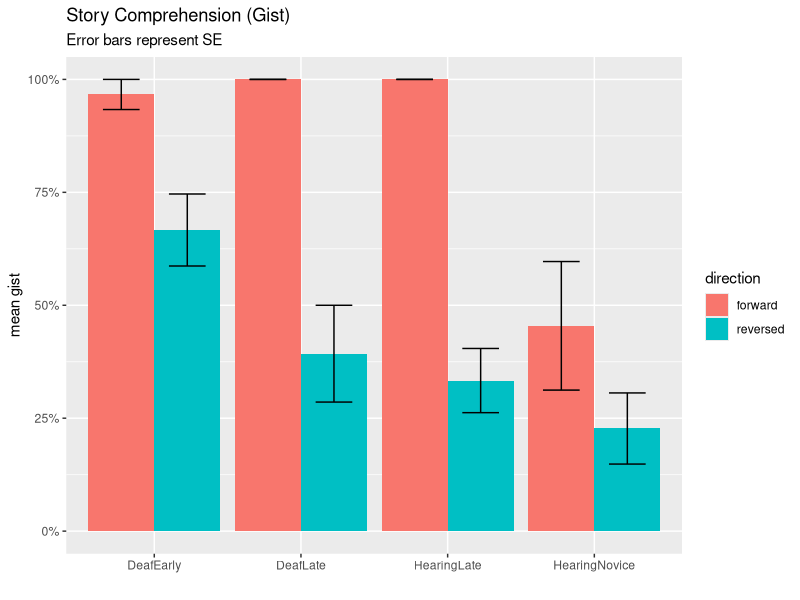
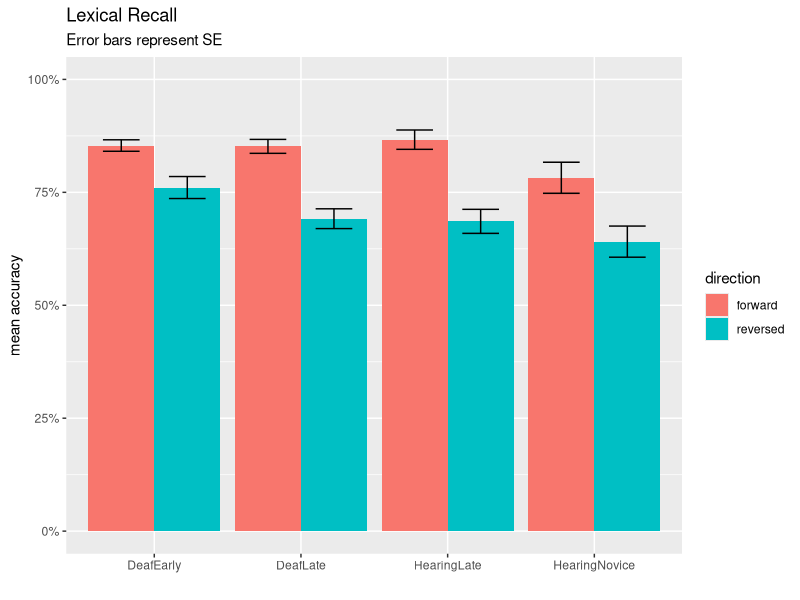

Source code (R) for these figures, in order: (Note: this script raises an error after producing the figures.)
## ---- chunk 1
# Libraries
library(tidyverse)
library(stringr)
library(lme4)
library(lmerTest)
library(scales)

# Load lex and eye data
cleanlexdata <- read_csv("cleandata.csv") %>%
  select(-(forehead:total))

cleaneyedata <- read_csv("cleanpercentdata.csv") %>%
  spread(aoi,percent) %>%
  add_column(eye_exclude = FALSE)

# What rows were removed from the eye data back in 03eyegaze? Let's add back in
# With a new column - eye_exclude
removed <- anti_join(cleanlexdata, cleaneyedata) %>%
  add_column(eye_exclude = TRUE)
eyelexdata <- bind_rows(cleaneyedata, removed)

# Load gist data
gist <- read_csv('gist_indiv.csv', col_types = cols(
  participant = col_character(),
  gist.fw1 = col_integer(),
  gist.rv2 = col_integer(),
  gist.fw3 = col_integer(),
  gist.rv4 = col_integer()
)) %>%
  gather(video, gist, gist.fw1:gist.rv4) %>%
  mutate(video = str_sub(video,6,8))

# Presto, our full reunified dataset - 'fulldata'
fulldata <- left_join(eyelexdata, gist)
## ---- chunk 2
# Change Josh's AoASL to 6
fulldata <- fulldata %>%
  mutate(aoasl = as.double(aoasl)) %>%
  mutate(aoasl = case_when(
    participant == "Josh" ~ 6,
    TRUE ~ aoasl
  ))

# Reclassify Groups
fulldata <- fulldata %>%
  mutate(maingroup = case_when(
    hearing == "Deaf" & aoasl < 4 ~ "DeafEarly",
    hearing == "Deaf" & aoasl >= 4 ~ "DeafLate",
    maingroup == "HearingLateASL" ~ "HearingLate",
    maingroup == "HearingNoviceASL" ~ "HearingNovice"
  ))

# Create Participant Demographics Table
participant_info <- fulldata %>%
  select(-(acc:gist)) %>%
  select(-(video:direction)) %>%
  distinct() %>% 
  group_by(maingroup) %>%
  summarise(n = n(),
            age_mean = mean(age),
            age_sd = sd(age),
            aoasl_mean = mean(aoasl),
            aoasl_sd = sd(aoasl),
            signyrs_mean = mean(signyrs),
            signyrs_sd = sd(signyrs),
            selfrate_mean = mean(selfrate),
            selfrate_sd = sd(selfrate)) %>%
  ungroup() %>%
  mutate_if(is.double, funs(round(., 2))) %>%
  mutate(age = paste(age_mean, "±", age_sd, sep = " "),
         aoasl = paste(aoasl_mean, "±", aoasl_sd, sep = " "),
         signyrs = paste(signyrs_mean, "±", signyrs_sd, sep = " "),
         selfrate = paste(selfrate_mean, "±", selfrate_sd, sep = " ")) %>%
  select(-(age_mean:selfrate_sd)) %>%
  print()
## ---- chunk 3
lexgist_info <- fulldata %>%
  group_by(maingroup, direction) %>%
  summarise(lex_mean = mean(acc, na.rm = TRUE),
            lex_sd = sd(acc, na.rm = TRUE),
            gist_mean = mean(gist),
            gist_sd = sd(gist)) %>%
  ungroup() %>%
  mutate_if(is.double, funs(round(., 2))) %>% 
  mutate(lex = paste(lex_mean, "±", lex_sd, sep = " "),
         gist = paste(gist_mean, "±", gist_sd, sep = " ")) %>%
  select(-(lex_mean:gist_sd)) %>%
  gather(metric, value, lex:gist) %>%
  unite("metric", c(metric, direction), sep = "_") %>%
  spread(metric, value) %>%
  print()
## ---- chunk 4
# Gist bar chart
gist_bar <- fulldata %>% select(participant, maingroup, direction, gist) %>%
  group_by(maingroup, participant, direction) %>%
  summarise(gist = mean(gist)) %>%
  group_by(maingroup, direction) %>%
  summarise(mean = mean(gist),
            sd = sd(gist),
            count = n(),
            se = sd/sqrt(count))

ggplot(gist_bar, aes(x = maingroup, y = mean, fill = direction)) +
  geom_bar(stat = "identity", position = position_dodge()) + 
  geom_errorbar(aes(ymin = mean-se, ymax = mean+se), position = position_dodge(0.9), width = 0.5) +
  labs(title = "Story Comprehension (Gist)", subtitle = "Error bars represent SE", x = "", y = "mean gist") +
  scale_y_continuous(labels = percent)

# Gist bar chart
lex_bar <- fulldata %>% select(participant, maingroup, direction, acc) %>%
  group_by(maingroup, participant, direction) %>%
  summarise(acc = mean(acc, na.rm = TRUE)) %>%
  group_by(maingroup, direction) %>%
  summarise(mean = mean(acc, na.rm = TRUE),
            sd = sd(acc, na.rm = TRUE),
            count = n(),
            se = sd/sqrt(count))

ggplot(lex_bar, aes(x = maingroup, y = mean, fill = direction)) +
  geom_bar(stat = "identity", position = position_dodge()) + 
  geom_errorbar(aes(ymin = mean-se, ymax = mean+se), position = position_dodge(0.9), width = 0.5) +
  labs(title = "Lexical Recall", subtitle = "Error bars represent SE", x = "", y = "mean accuracy") +
  scale_y_continuous(labels = percent, limits = c(0,1))
## ---- chunk 5
# Gist ANOVA. We have to make participant-level means first. 
gist_aov <- fulldata %>%
  group_by(maingroup, participant, direction) %>%
  summarise(gist = mean(gist, na.rm = TRUE)) %>%
#  filter(direction != "reversed") %>%
  lm(gist ~ maingroup * direction, data = .)
summary(aov(gist_aov))
TukeyHSD(aov(gist_aov))
## ---- chunk 6
# Lex ANOVA. We have to make participant-level means first. 
lex_aov <- fulldata %>%
  group_by(maingroup, participant, direction) %>%
  summarise(acc = mean(acc, na.rm = TRUE)) %>%
#  filter(direction != "reversed") %>%
  lm(acc ~ maingroup * direction, data = .)
summary(aov(lex_aov))
TukeyHSD(aov(lex_aov))
## ---- chunk 7
# Let's make participant-level data, and have forward/reversed in separate columns
lexgist_data <- fulldata %>%
  group_by(maingroup, participant, direction) %>%
  mutate(gist = mean(gist, na.rm = TRUE),
         lex = mean(acc, na.rm = TRUE)) %>%
  ungroup() %>%
  select(maingroup, participant, hearing, direction, aoasl, gist, lex) %>%
  distinct() %>%
  gather(metric, value, gist:lex) %>%
  unite(metricvalue, c(metric, direction), sep = "_") %>%
  spread(metricvalue, value) %>%
  select(-participant, -maingroup)

lexgist_deaf <- lexgist_data %>% filter(hearing == "Deaf") %>% select(-hearing)
lexgist_hearing <- lexgist_data %>% filter(hearing == "Hearing") %>% select(-hearing)
lexgist_all <- lexgist_data %>% select(-hearing)

# Load awesome function to make correlation tables with stars for significance
# From: https://myowelt.blogspot.co.uk/2008/04/beautiful-correlation-tables-in-r.html
corstarsl <- function(x){ 
require(Hmisc) 
x <- as.matrix(x) 
R <- Hmisc::rcorr(x)$r 
p <- Hmisc::rcorr(x)$P 
## define notions for significance levels; spacing is important.
mystars <- ifelse(p < .001, "***", ifelse(p < .01, "** ", ifelse(p < .05, "* ", " ")))
## trunctuate the matrix that holds the correlations to two decimal
R <- format(round(cbind(rep(-1.11, ncol(x)), R), 2))[,-1] 
## build a new matrix that includes the correlations with their apropriate stars 
Rnew <- matrix(paste(R, mystars, sep=""), ncol=ncol(x)) 
diag(Rnew) <- paste(diag(R), " ", sep="") 
rownames(Rnew) <- colnames(x) 
colnames(Rnew) <- paste(colnames(x), "", sep="") 
## remove upper triangle
Rnew <- as.matrix(Rnew)
Rnew[upper.tri(Rnew, diag = TRUE)] <- ""
Rnew <- as.data.frame(Rnew) 
## remove last column and return the matrix (which is now a data frame)
Rnew <- cbind(Rnew[1:length(Rnew)-1])
return(Rnew) 
}

# Correlations for Deaf
print("DEAF Correlations - Pearson's r")
#corstarsl(lexgist_deaf)
Hmisc::rcorr(as.matrix(lexgist_deaf))$r
print("DEAF Correlations - P-values")
Hmisc::rcorr(as.matrix(lexgist_deaf))$P
cat(paste("","\n",""))

# Correlations for Hearing
print("HEARING Correlations - Pearson's r")
#corstarsl(lexgist_hearing)
Hmisc::rcorr(as.matrix(lexgist_hearing))$r
print("HEARING Correlations - P-values")
Hmisc::rcorr(as.matrix(lexgist_hearing))$P
cat(paste("","\n",""))

# Correlations for All
print("ALL Correlations - Pearson's r")
#corstarsl(lexgist_all)
Hmisc::rcorr(as.matrix(lexgist_all))$r
print("ALL Correlations - P-values")
Hmisc::rcorr(as.matrix(lexgist_all))$P

## ---- chunk 8
corstarsl(lexgist_deaf)
corstarsl(lexgist_hearing)
corstarsl(lexgist_all)
## ---- chunk 9
# rename chin to neck
fulldata <- fulldata %>%
  rename(neck = chin)

fulldata %>%
  filter(eye_exclude == FALSE) %>%
  select(direction, moutheye:upperchest) %>%
  select(-moutheye, -facechest, -face, -chest) %>%
  gather(aoi, percent, belly:upperchest) %>%
  ggplot(aes(x = aoi, y = percent, fill = direction)) + geom_boxplot()
## ---- chunk 10
# Define the 5 AOIs
aoi5 <- c('forehead','eyes','mouth','neck','upperchest')

# Organize the data by those AOIs (but again we need participant-level first)
aoi5_data <- fulldata %>%
  filter(eye_exclude == FALSE) %>%
  select(id, maingroup, direction, belly:upperchest) %>%
  gather(aoi, percent, belly:upperchest) %>%
  group_by(id, direction, aoi) %>%
  mutate(percent = mean(percent, na.rm = TRUE)) %>%
  ungroup () %>%
  distinct() %>%
  filter(aoi %in% aoi5) %>%
  spread(aoi, percent)

print("Forehead ANOVA")
forehead_aov <- lm(forehead ~ maingroup * direction, data = aoi5_data)
summary(aov(forehead_aov))
cat(paste("","\n",""))

print("Eyes ANOVA")
eyes_aov <- lm(eyes ~ maingroup * direction, data = aoi5_data)
summary(aov(eyes_aov))
cat(paste("","\n",""))

print("Mouth ANOVA")
mouth_aov <- lm(mouth ~ maingroup * direction, data = aoi5_data)
summary(aov(mouth_aov))
cat(paste("","\n",""))

print("Neck ANOVA")
neck_aov <- lm(neck ~ maingroup * direction, data = aoi5_data)
summary(aov(neck_aov))
cat(paste("","\n",""))

print("UpperChest ANOVA")
upperchest_aov <- lm(upperchest ~ maingroup * direction, data = aoi5_data)
summary(aov(upperchest_aov))
cat(paste("","\n",""))
## ---- chunk 11
# Redefine face, chest, and facechest
fulldata <- fulldata %>%
  ungroup() %>%
  rename(facechest_old = facechest) %>%
  rowwise() %>%
  mutate(face = sum(forehead, eyes, mouth, na.rm = TRUE),
         chest = sum(neck, upperchest, midchest, lowerchest, na.rm = TRUE),
         facechest = (face - chest)/(face + chest)) %>%
  ungroup()

fulldata %>% 
  gather(metric, value, c(facechest_old, facechest)) %>%
  ggplot(aes(x = maingroup, y = value, fill = direction)) + geom_boxplot() + facet_wrap("metric")
## ---- chunk 12
facechest_info <- fulldata %>%
  filter(eye_exclude == FALSE) %>%
  group_by(maingroup, direction, participant) %>%
  summarise(facechest = mean(facechest, na.rm = TRUE)) %>%
  group_by(maingroup, direction) %>%
  summarise(mean = mean(facechest),
            sd = sd(facechest),
            n = n(),
            se = sd/sqrt(n))

ggplot(facechest_info, aes(x = maingroup, y = mean, fill = direction, color = direction)) +
  geom_point(stat = "identity", position = position_dodge(0.5)) + 
  geom_errorbar(aes(ymin = mean-se, ymax = mean+se), position = position_dodge(0.5), width = 0.5) +
  labs(title = "FaceChest Ratio", subtitle = "Error bars represent SE", x = "", y = "facechest ratio") +
  scale_y_continuous(limits = c(-1,1))

## ---- chunk 13
fc_aov <- lm(facechest ~ maingroup * direction, data = fulldata)
summary(aov(fc_aov))
TukeyHSD(aov(fc_aov))
